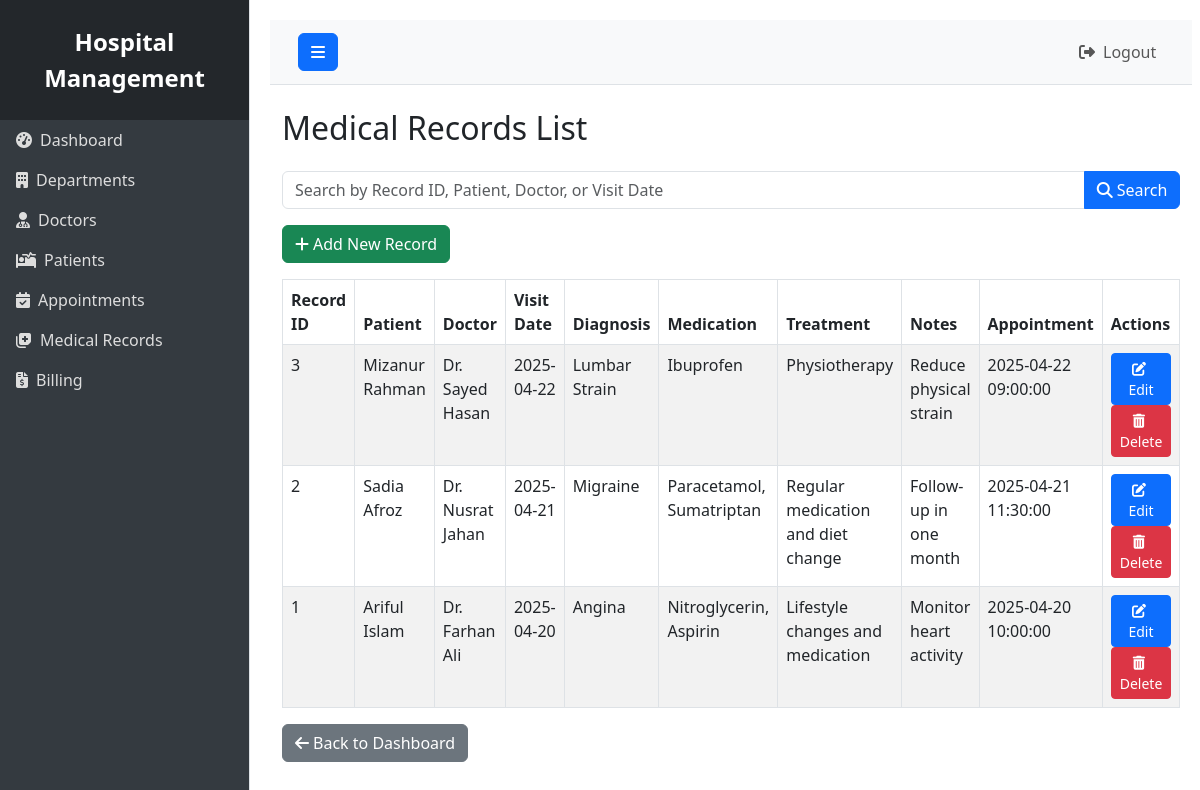
The page /medical_records/view_records.php (signed in) on the database its author committed.
### tables this page shows
CREATE TABLE `MedicalRecords` (
  `record_id` int(11) NOT NULL,
  `patient_id` int(11) NOT NULL,
  `doctor_id` int(11) NOT NULL,
  `appointment_id` int(11) DEFAULT NULL,
  `visit_date` date NOT NULL,
  `diagnosis` varchar(255) NOT NULL,
  `prescribed_medication` varchar(255) DEFAULT NULL,
  `treatment` text DEFAULT NULL,
  `notes` text DEFAULT NULL
);

CREATE TABLE `Appointments` (
  `appointment_id` int(11) NOT NULL,
  `doctor_id` int(11) NOT NULL,
  `patient_id` int(11) NOT NULL,
  `appointment_date` date NOT NULL,
  `appointment_time` time NOT NULL,
  `reason` text DEFAULT NULL,
  `description` text DEFAULT NULL,
  `status` enum('scheduled','completed','cancelled','no_show') DEFAULT 'scheduled',
  `created_at` timestamp NOT NULL DEFAULT current_timestamp()
);

### medical_records/view_records.php (the view)
<?php
include('../includes/header.php');
include('../includes/sidebar.php');
include('../db.php');
$searchQuery = isset($_GET['search']) ? $conn->real_escape_string($_GET['search']) : "";
$query = "SELECT mr.*,
                 CONCAT(p.first_name, ' ', p.last_name) AS patient_name,
                 CONCAT('Dr. ', d.first_name, ' ', d.last_name) AS doctor_name,
                 a.appointment_date, a.appointment_time
          FROM MedicalRecords mr
          LEFT JOIN Patients p ON mr.patient_id = p.patient_id
          LEFT JOIN Doctors d ON mr.doctor_id = d.doctor_id
          LEFT JOIN Appointments a ON mr.appointment_id = a.appointment_id
          WHERE mr.record_id LIKE '%$searchQuery%'
             OR p.first_name LIKE '%$searchQuery%'
             OR p.last_name LIKE '%$searchQuery%'
             OR d.first_name LIKE '%$searchQuery%'
             OR d.last_name LIKE '%$searchQuery%'
             OR mr.visit_date LIKE '%$searchQuery%'
          ORDER BY mr.visit_date DESC";
$result = $conn->query($query);
?>
<div class="container-fluid mt-4">
    <h2 class="mb-4">Medical Records List</h2>
    <form method="get" class="mb-3">
        <div class="input-group">
            <input type="text" name="search" class="form-control" placeholder="Search by Record ID, Patient, Doctor, or Visit Date" value="<?php echo htmlspecialchars($searchQuery); ?>">
            <button class="btn btn-primary" type="submit">
                <i class="fas fa-search me-1"></i>Search
            </button>
        </div>
    </form>
    <a href="add.php" class="btn btn-success mb-3">
        <i class="fas fa-plus me-1"></i>Add New Record
    </a>
    <table class="table table-bordered table-striped">
        <thead>
            <tr>
                <th>Record ID</th>
                <th>Patient</th>
                <th>Doctor</th>
                <th>Visit Date</th>
                <th>Diagnosis</th>
                <th>Medication</th>
                <th>Treatment</th>
                <th>Notes</th>
                <th>Appointment</th>
                <th>Actions</th>
            </tr>
        </thead>
        <tbody>
            <?php if ($result->num_rows > 0): ?>
                <?php while ($row = $result->fetch_assoc()) { ?>
                <tr>
                    <td><?php echo htmlspecialchars($row['record_id']); ?></td>
                    <td><?php echo htmlspecialchars($row['patient_name']); ?></td>
                    <td><?php echo htmlspecialchars($row['doctor_name']); ?></td>
                    <td><?php echo htmlspecialchars($row['visit_date']); ?></td>
                    <td><?php echo htmlspecialchars($row['diagnosis']); ?></td>
                    <td><?php echo htmlspecialchars($row['prescribed_medication']); ?></td>
                    <td><?php echo htmlspecialchars($row['treatment']); ?></td>
                    <td><?php echo htmlspecialchars($row['notes']); ?></td>
                    <td>
                        <?php
                        if (!empty($row['appointment_date'])) {
                            echo htmlspecialchars($row['appointment_date']) . " " . htmlspecialchars($row['appointment_time']);
                        } else {
                            echo "--";
                        }
                        ?>
                    </td>
                    <td>
                        <a href="update.php?id=<?php echo htmlspecialchars($row['record_id']); ?>" class="btn btn-sm btn-primary">
                            <i class="fas fa-edit me-1"></i>Edit
                        </a>
                        <a href="delete.php?id=<?php echo htmlspecialchars($row['record_id']); ?>" class="btn btn-sm btn-danger" onclick="return confirm('Are you sure you want to delete this record?')">
                            <i class="fas fa-trash-alt me-1"></i>Delete
                        </a>
                    </td>
                </tr>
                <?php } ?>
            <?php else: ?>
                <tr>
                    <td colspan="10" class="text-center">No medical records found.</td>
                </tr>
            <?php endif; ?>
        </tbody>
    </table>
    <a href="../index.php" class="btn btn-secondary">
        <i class="fas fa-arrow-left me-1"></i>Back to Dashboard
    </a>
</div>
<?php
include('../includes/footer.php');
?>

### includes/header.php (shortened to what this page needs)
<!DOCTYPE html>
<html lang="en">
<head>
  <link href="https://cdn.jsdelivr.net/npm/bootstrap@5.3.0/dist/css/bootstrap.min.css" rel="stylesheet">
  <link rel="stylesheet" href="https://cdnjs.cloudflare.com/ajax/libs/font-awesome/6.4.0/css/all.min.css">
</head>
<body>

### includes/sidebar.php (shortened to what this page needs)
<div class="d-flex" id="wrapper">
  <div class="border-end" id="sidebar-wrapper">
      <div class="sidebar-heading text-center py-4 fs-4 fw-bold">Hospital Management</div>
      <div class="list-group list-group-flush">
          <a href="../index.php" class="list-group-item list-group-item-action bg-transparent">
              <i class="fas fa-tachometer-alt me-2"></i>Dashboard
          </a>
          <a href="../departments/view_departments.php" class="list-group-item list-group-item-action bg-transparent">
              <i class="fas fa-building me-2"></i>Departments
          </a>
          <a href="../doctors/view_doctors.php" class="list-group-item list-group-item-action bg-transparent">
              <i class="fas fa-user-md me-2"></i>Doctors
          </a>
          <a href="../patients/view_patients.php" class="list-group-item list-group-item-action bg-transparent">
              <i class="fas fa-procedures me-2"></i>Patients
          </a>
          <a href="../appointments/view_appointments.php" class="list-group-item list-group-item-action bg-transparent">
              <i class="fas fa-calendar-check me-2"></i>Appointments
          </a>
          <a href="../medical_records/view_records.php" class="list-group-item list-group-item-action bg-transparent">
              <i class="fas fa-notes-medical me-2"></i>Medical Records
          </a>
          <a href="../billing/view_bills.php" class="list-group-item list-group-item-action bg-transparent">
              <i class="fas fa-file-invoice-dollar me-2"></i>Billing
          </a>
      </div>
  </div>
  <div id="page-content-wrapper">
      <nav class="navbar navbar-expand-lg navbar-light bg-light border-bottom">
          <div class="container-fluid">
              <button class="btn btn-primary" id="sidebarToggle"><i class="fas fa-bars"></i></button>
              <div class="collapse navbar-collapse" id="navbarSupportedContent">
                  <ul class="navbar-nav ms-auto mt-2 mt-lg-0">
                      <li class="nav-item">
                          <a class="nav-link" href="../admins/logout.php">
                              <i class="fas fa-sign-out-alt me-2"></i>Logout
                          </a>
                      </li>
                  </ul>
              </div>
          </div>
      </nav>

### includes/footer.php (shortened to what this page needs)
      </div>
</div>
</body>
</html>

### includes/header.php (style rules this page uses)
#wrapper { display: flex; width: 100%; }
#sidebar-wrapper { min-width: 250px; max-width: 250px; background-color: #343a40 !important; color: #fff; transition: all 0.3s; height: 100vh; }
#sidebar-wrapper .sidebar-heading { padding: 1.25rem 1rem; font-size: 1.25rem; background-color: #23272b !important; }
#sidebar-wrapper .list-group-item { background-color: #343a40 !important; border: none; color: #ddd !important; }
#page-content-wrapper { width: 100%; padding: 20px; }
.navbar { padding: 0.75rem 1rem; }

### rows shown on the page
medicalrecords: record_id "3", patient_name "Mizanur Rahman", doctor_name "Dr. Sayed Hasan", visit_date "2025-04-22", diagnosis "Lumbar Strain", prescribed_medication "Ibuprofen", treatment "Physiotherapy", notes "Reduce physical strain", appointment.appointment_date "2025-04-22", appointment.appointment_time "09:00:00"
medicalrecords: record_id "2", patient_name "Sadia Afroz", doctor_name "Dr. Nusrat Jahan", visit_date "2025-04-21", diagnosis "Migraine", prescribed_medication "Paracetamol, Sumatriptan", treatment "Regular medication and diet change", notes "Follow-up in one month", appointment.appointment_date "2025-04-21", appointment.appointment_time "11:30:00"
medicalrecords: record_id "1", patient_name "Ariful Islam", doctor_name "Dr. Farhan Ali", visit_date "2025-04-20", diagnosis "Angina", prescribed_medication "Nitroglycerin, Aspirin", treatment "Lifestyle changes and medication", notes "Monitor heart activity", appointment.appointment_date "2025-04-20", appointment.appointment_time "10:00:00"
